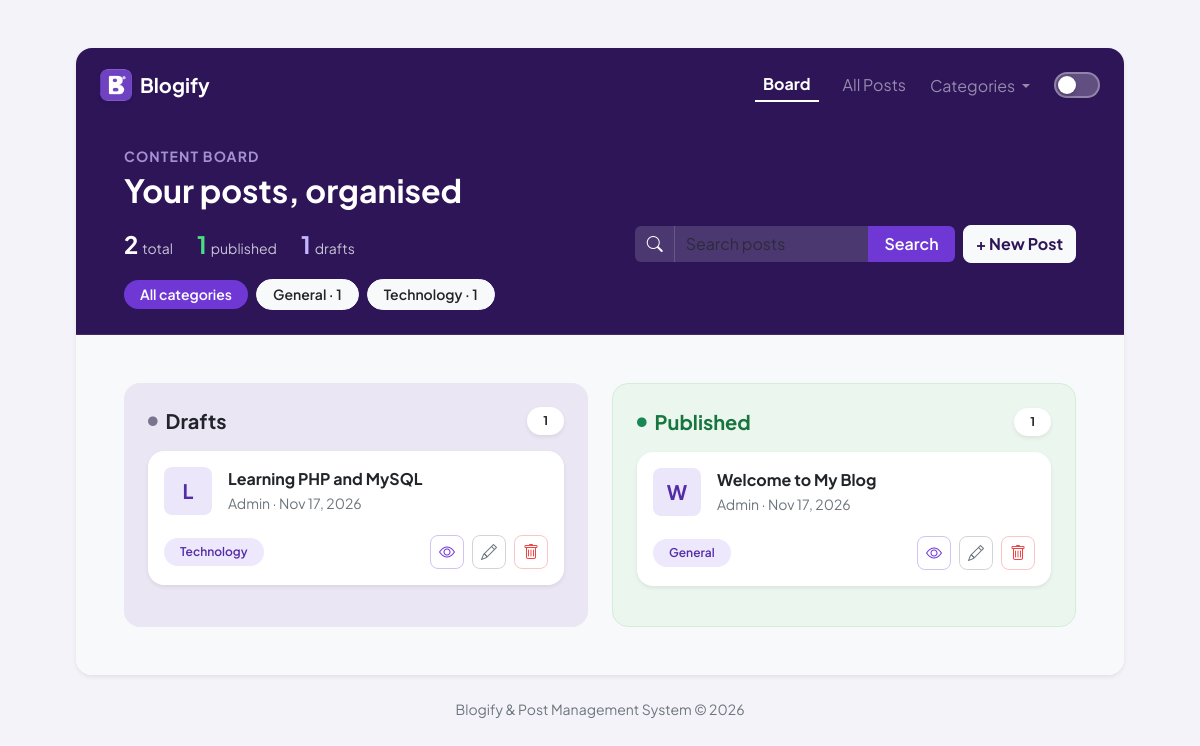
The page / on the database its author committed.
### tables this page shows
CREATE TABLE IF NOT EXISTS posts (
    id           INT(11)       NOT NULL AUTO_INCREMENT,
    title        VARCHAR(150)  NOT NULL,
    author       VARCHAR(100)  NOT NULL,
    category_id  INT(11)       NOT NULL,
    content      TEXT          NOT NULL,
    image        VARCHAR(255)  NULL,
    status       ENUM('Draft','Published') NOT NULL DEFAULT 'Draft',
    created_at   TIMESTAMP     NOT NULL DEFAULT CURRENT_TIMESTAMP,
    updated_at   TIMESTAMP     NOT NULL DEFAULT CURRENT_TIMESTAMP ON UPDATE CURRENT_TIMESTAMP,
    PRIMARY KEY (id),
    KEY idx_posts_category (category_id),
    CONSTRAINT fk_posts_category FOREIGN KEY (category_id)
        REFERENCES categories (id)
        ON UPDATE CASCADE
        ON DELETE RESTRICT
);

CREATE TABLE IF NOT EXISTS categories (
    id    INT(11)      NOT NULL AUTO_INCREMENT,
    name  VARCHAR(50)  NOT NULL,
    PRIMARY KEY (id),
    UNIQUE KEY uq_categories_name (name)
);

### includes/post_card.php (the view, shortened to what this page needs)
<div class="card shadow-sm border-0 rounded-4 mb-3 board-card-item"
    data-search="<?= htmlspecialchars(mb_strtolower($post["title"] . " " . $post["author"] . " " . $post["category"])) ?>">
    <div class="card-body p-3">
        <div class="d-flex align-items-center gap-3 mb-3">
            <?php if (!empty($post["image"]) && file_exists("uploads/" . $post["image"])): ?>
                <img src="uploads/<?= htmlspecialchars($post["image"]) ?>" alt="" width="48" height="48"
                    class="rounded-3 object-fit-cover flex-shrink-0">
            <?php else: ?>
                <div class="card-avatar-purple rounded-3 d-flex align-items-center justify-content-center fw-bold fs-5 flex-shrink-0"
                    style="width: 48px; height: 48px;">
                    <?= htmlspecialchars(mb_strtoupper(mb_substr($post["title"], 0, 1))) ?>
                </div>
            <?php endif; ?>
            <div class="flex-grow-1 overflow-hidden">
                <a href="view.php?id=<?= (int) $post["id"] ?>"
                    class="fw-bold text-body text-decoration-none text-truncate d-block">
                    <?= htmlspecialchars($post["title"]) ?>
                </a>
                <small class="text-secondary">
                    <?= htmlspecialchars($post["author"]) ?> &middot;
                    <?= date("M d, Y", strtotime($post["created_at"])) ?>
                </small>
            </div>
        </div>
        <div class="d-flex align-items-center justify-content-between pt-1">
            <span class="badge badge-category rounded-pill px-3 py-2"><?= htmlspecialchars($post["category"]) ?></span>
            <div class="d-flex align-items-center gap-2">
                <a href="view.php?id=<?= (int) $post["id"] ?>" class="btn-action-view" title="View">
                    <i class="bi bi-eye"></i>
                </a>
                <a href="edit.php?id=<?= (int) $post["id"] ?>" class="btn-action-edit" title="Edit">
                    <i class="bi bi-pencil"></i>
                </a>
                <button type="button" class="btn-action-delete" title="Delete"
                    data-bs-toggle="modal" data-bs-target="#deleteConfirmModal"
                    data-post-id="<?= (int) $post["id"] ?>"
                    data-post-title="<?= htmlspecialchars($post["title"], ENT_QUOTES) ?>">
                    <i class="bi bi-trash"></i>
                </button>
            </div>
        </div>
    </div>
</div>

### index.php (shortened to what this page needs)
<?php
require_once "db_connect.php";
$view = $_GET["view"] ?? "board";
$search = trim($_GET["search"] ?? "");
$category = trim($_GET["category"] ?? "");
$statsQuery = mysqli_query($conn, "SELECT
    COUNT(*) as total,
    SUM(CASE WHEN status = 'Published' THEN 1 ELSE 0 END) as published,
    SUM(CASE WHEN status = 'Draft' THEN 1 ELSE 0 END) as drafts
    FROM posts");
$stats = mysqli_fetch_assoc($statsQuery);
$totalAll = (int) ($stats["total"] ?? 0);
$publishedAll = (int) ($stats["published"] ?? 0);
$draftsAll = (int) ($stats["drafts"] ?? 0);
$catResult = mysqli_query($conn, "SELECT c.name AS category, COUNT(p.id) AS count
                                  FROM categories c
                                  JOIN posts p ON p.category_id = c.id
                                  GROUP BY c.id, c.name
                                  ORDER BY c.name ASC");
$allCategories = [];
if ($catResult) {
    while ($c = mysqli_fetch_assoc($catResult)) {
        $allCategories[] = $c;
    }
}
$params = [];
$types = "";
$querySql = POST_SELECT_SQL;
$querySql .= " ORDER BY p.created_at DESC";
if (!empty($params)) {
    $stmt = mysqli_prepare($conn, $querySql);
    $result = false;
    if ($stmt) {
        mysqli_stmt_bind_param($stmt, $types, ...$params);
        mysqli_stmt_execute($stmt);
        $result = mysqli_stmt_get_result($stmt);
    }
} else {
    $result = mysqli_query($conn, $querySql);
}
$draftPosts = [];
$publishedPosts = [];
while ($row = mysqli_fetch_assoc($result)) {
    if ($row["status"] === "Published") {
        $publishedPosts[] = $row;
    } else {
        $draftPosts[] = $row;
    }
}
include "includes/header.php";
?>
<?php if ($view === "board"): ?>
    <div class="bg-purple-header text-white px-3 py-4 px-md-5 py-md-4 border-bottom border-white border-opacity-10">
        <div class="text-uppercase small fw-bold mb-1" style="color: #a491d3; letter-spacing: 0.08em;">
            CONTENT BOARD
        </div>
        <h1 class="h2 fw-bold text-white mb-3">Your posts, organised</h1>
        <div class="d-flex flex-column flex-lg-row align-items-start align-items-lg-center justify-content-between gap-3">
            <div class="d-flex align-items-baseline gap-3 gap-sm-4">
                <div class="d-flex align-items-baseline gap-1">
                    <span class="fs-4 fw-bold"><?= $totalAll ?></span>
                    <span class="text-white text-opacity-75 small">total</span>
                </div>
                <div class="d-flex align-items-baseline gap-1">
                    <span class="fs-4 fw-bold" style="color: #4ade80;"><?= $publishedAll ?></span>
                    <span class="text-white text-opacity-75 small">published</span>
                </div>
                <div class="d-flex align-items-baseline gap-1">
                    <span class="fs-4 fw-bold" style="color: #c4b5fd;"><?= $draftsAll ?></span>
                    <span class="text-white text-opacity-75 small">drafts</span>
                </div>
            </div>
            <div
                class="d-flex flex-wrap flex-sm-nowrap align-items-center gap-2 w-100 w-lg-auto justify-content-between justify-content-lg-end">
                <form method="get" action="index.php" class="d-flex flex-grow-1 flex-sm-grow-0" id="boardSearchForm">
                    <div class="input-group" style="min-width: 220px; max-width: 320px;">
                        <span class="input-group-text border-0 text-white" style="background: rgba(255, 255, 255, 0.15);">
                            <i class="bi bi-search"></i>
                        </span>
                        <input type="text" name="search" id="boardSearchInput" class="form-control text-white border-0"
                            style="background: rgba(255, 255, 255, 0.15);" placeholder="Search posts"
                            value="<?= htmlspecialchars($search) ?>" autocomplete="off">
                        <button class="btn btn-purple px-3 fw-semibold border border-start-0 border-white border-opacity-25"
                            type="submit" id="searchBtnBoard">
                            Search
                        </button>
                    </div>
                </form>
                <a href="create.php" class="btn btn-light fw-bold text-nowrap rounded-3"
                    style="color: var(--primary-purple);">+ New
                    Post</a>
            </div>
        </div>
        <div class="d-flex flex-wrap align-items-center gap-2 mt-3">
            <a href="index.php?view=board<?= $search !== '' ? '&search=' . urlencode($search) : '' ?>"
                class="btn btn-sm <?= $category === '' ? 'btn-purple' : 'btn-light' ?> rounded-pill fw-semibold px-3 py-1">
                All categories
            </a>
            <?php foreach ($allCategories as $cat): ?>
                <a href="index.php?view=board&category=<?= urlencode($cat["category"]) ?><?= $search !== '' ? '&search=' . urlencode($search) : '' ?>"
                    class="btn btn-sm <?= $category === $cat["category"] ? 'btn-purple' : 'btn-light' ?> rounded-pill fw-semibold px-3 py-1 text-dark">
                    <?= htmlspecialchars($cat["category"]) ?> &middot; <?= $cat["count"] ?>
                </a>
            <?php endforeach; ?>
        </div>
    </div>
    <div class="p-3 p-md-4 p-lg-5 bg-body-tertiary">
        <div class="row g-4">
            <div class="col-lg-6">
                <div class="p-3 p-sm-4 board-col-drafts rounded-4 h-100" id="draftsColumnContainer">
                    <div class="d-flex justify-content-between align-items-center mb-3">
                        <h5 class="mb-0 fw-bold d-flex align-items-center gap-2">
                            <i class="bi bi-circle-fill" style="font-size: 0.6rem; color: #7b748f;"></i> Drafts
                        </h5>
                        <span class="badge bg-body text-body shadow-sm rounded-pill px-3 py-2 fw-bold"
                            id="draftsCountBadge"><?= count($draftPosts) ?></span>
                    </div>
                    <div id="draftsCardsList">
                        <?php if (!empty($draftPosts)): ?>
                            <?php foreach ($draftPosts as $post): ?>
                                <?php include "includes/post_card.php"; ?>
                            <?php endforeach; ?>
                        <?php endif; ?>
                    </div>
                </div>
            </div>
            <div class="col-lg-6">
                <div class="p-3 p-sm-4 board-col-published rounded-4 h-100" id="publishedColumnContainer">
                    <div class="d-flex justify-content-between align-items-center mb-3">
                        <h5 class="mb-0 fw-bold d-flex align-items-center gap-2" style="color: #17753e;">
                            <i class="bi bi-circle-fill text-success" style="font-size: 0.6rem;"></i> Published
                        </h5>
                        <span class="badge bg-body text-body shadow-sm rounded-pill px-3 py-2 fw-bold"
                            id="publishedCountBadge"><?= count($publishedPosts) ?></span>
                    </div>
                    <div id="publishedCardsList">
                        <?php if (!empty($publishedPosts)): ?>
                            <?php foreach ($publishedPosts as $post): ?>
                                <?php include "includes/post_card.php"; ?>
                            <?php endforeach; ?>
                        <?php endif; ?>
                    </div>
                </div>
            </div>
        </div>
    </div>
<?php endif; ?>
<?php include "includes/footer.php"; ?>

### includes/header.php (style rules this page uses)
:root { --primary-purple: #2d1558; --primary-purple-hover: #220e45; --accent-purple: #6f38d5; --accent-purple-hover: #5d2dbd; --light-lavender: #eae6f4; --badge-cat-bg: #eee8fc; --badge-cat-text: #532ca8; }
body { background-color: #f5f3fa !important; font-family: 'Plus Jakarta Sans', system-ui, -apple-system, sans-serif; }
.bg-purple-header { background-color: var(--primary-purple) !important; }
.btn-purple { background-color: var(--accent-purple) !important; color: #ffffff !important; border: none !important; transition: all 0.15s ease-in-out; }
.badge-category { background-color: var(--badge-cat-bg) !important; color: var(--badge-cat-text) !important; font-weight: 600; }
.card-avatar-purple { background-color: #ece6fa !important; color: #532ca8 !important; }
.board-col-drafts { background-color: #eae6f4 !important; }
.board-col-published { background-color: #eaf6ee !important; border: 1px solid #d4edd9 !important; }
.btn-action-view { color: #6f38d5 !important; border: 1px solid rgba(111, 56, 213, 0.3) !important; background: transparent !important; width: 34px; height: 34px; display: inline-flex; align-items: center; justify-content: center; border-radius: 8px !important; transition: all 0.15s ease-in-out; }
.btn-action-edit { color: #6c757d !important; border: 1px solid rgba(108, 117, 125, 0.3) !important; background: transparent !important; width: 34px; height: 34px; display: inline-flex; align-items: center; justify-content: center; border-radius: 8px !important; transition: all 0.15s ease-in-out; }
.btn-action-delete { color: #ef4444 !important; border: 1px solid rgba(239, 68, 68, 0.3) !important; background: transparent !important; width: 34px; height: 34px; display: inline-flex; align-items: center; justify-content: center; border-radius: 8px !important; transition: all 0.15s ease-in-out; }

### rows shown on the page
posts: title "L", title "Learning PHP and MySQL", author "Admin", created_at "Nov 17, 2026", category.name "Technology"
posts: title "W", title "Welcome to My Blog", author "Admin", created_at "Nov 17, 2026", category.name "General"

### other values the page prints
$totalAll "2"
$publishedAll "1"
$draftsAll "1"
$cat["category"] "General"
$cat["count"] "1"
$cat["category"] "Technology"
count($draftPosts) "1"
count($publishedPosts) "1"
